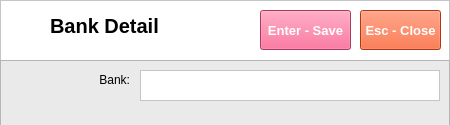
<?xml version="1.0" encoding="UTF-8"?>
<ui version="4.0">
 <class>Form</class>
 <widget class="QWidget" name="Form">
  <property name="geometry">
   <rect>
    <x>0</x>
    <y>0</y>
    <width>450</width>
    <height>125</height>
   </rect>
  </property>
  <property name="windowTitle">
   <string>Form</string>
  </property>
  <widget class="QFrame" name="frame">
   <property name="geometry">
    <rect>
     <x>0</x>
     <y>0</y>
     <width>450</width>
     <height>61</height>
    </rect>
   </property>
   <property name="styleSheet">
    <string notr="true">background-color: rgb(255, 255, 255);</string>
   </property>
   <property name="frameShape">
    <enum>QFrame::StyledPanel</enum>
   </property>
   <property name="frameShadow">
    <enum>QFrame::Raised</enum>
   </property>
   <widget class="QLabel" name="label">
    <property name="geometry">
     <rect>
      <x>10</x>
      <y>10</y>
      <width>35</width>
      <height>35</height>
     </rect>
    </property>
    <property name="text">
     <string/>
    </property>
    <property name="pixmap">
     <pixmap>../../Documents/GitHub/python-pos/img/System Tables.png</pixmap>
    </property>
    <property name="scaledContents">
     <bool>true</bool>
    </property>
   </widget>
   <widget class="QLabel" name="lblBankDetail">
    <property name="geometry">
     <rect>
      <x>50</x>
      <y>10</y>
      <width>160</width>
      <height>31</height>
     </rect>
    </property>
    <property name="font">
     <font>
      <family>Segoe UI</family>
      <pointsize>15</pointsize>
      <weight>75</weight>
      <bold>true</bold>
     </font>
    </property>
    <property name="text">
     <string>Bank Detail</string>
    </property>
   </widget>
   <widget class="QPushButton" name="btnSave">
    <property name="geometry">
     <rect>
      <x>260</x>
      <y>10</y>
      <width>91</width>
      <height>40</height>
     </rect>
    </property>
    <property name="font">
     <font>
      <family>Segoe UI</family>
      <pointsize>10</pointsize>
      <weight>75</weight>
      <bold>true</bold>
     </font>
    </property>
    <property name="styleSheet">
     <string notr="true">background-color: rgb(240, 80, 128);
color: rgb(255, 255, 255);</string>
    </property>
    <property name="text">
     <string>Enter - Save</string>
    </property>
   </widget>
   <widget class="QPushButton" name="btnClose">
    <property name="geometry">
     <rect>
      <x>360</x>
      <y>10</y>
      <width>81</width>
      <height>40</height>
     </rect>
    </property>
    <property name="font">
     <font>
      <family>Segoe UI</family>
      <pointsize>10</pointsize>
      <weight>75</weight>
      <bold>true</bold>
     </font>
    </property>
    <property name="styleSheet">
     <string notr="true">background-color: rgb(243, 79, 28);
color: rgb(255, 255, 255);</string>
    </property>
    <property name="text">
     <string>Esc - Close</string>
    </property>
   </widget>
  </widget>
  <widget class="QFrame" name="frame_2">
   <property name="geometry">
    <rect>
     <x>0</x>
     <y>60</y>
     <width>450</width>
     <height>190</height>
    </rect>
   </property>
   <property name="styleSheet">
    <string notr="true">background-color: rgb(234, 234, 234);</string>
   </property>
   <property name="frameShape">
    <enum>QFrame::StyledPanel</enum>
   </property>
   <property name="frameShadow">
    <enum>QFrame::Raised</enum>
   </property>
   <widget class="QTextEdit" name="txtBank">
    <property name="geometry">
     <rect>
      <x>140</x>
      <y>10</y>
      <width>300</width>
      <height>31</height>
     </rect>
    </property>
    <property name="styleSheet">
     <string notr="true">background-color: rgb(255, 255, 255);
color: rgb(0, 0, 0);</string>
    </property>
   </widget>
   <widget class="QLabel" name="lblBank">
    <property name="geometry">
     <rect>
      <x>10</x>
      <y>10</y>
      <width>120</width>
      <height>20</height>
     </rect>
    </property>
    <property name="font">
     <font>
      <family>Segoe UI</family>
      <pointsize>9</pointsize>
     </font>
    </property>
    <property name="text">
     <string>Bank:</string>
    </property>
    <property name="alignment">
     <set>Qt::AlignRight|Qt::AlignTrailing|Qt::AlignVCenter</set>
    </property>
   </widget>
  </widget>
 </widget>
 <resources/>
 <connections/>
</ui>
